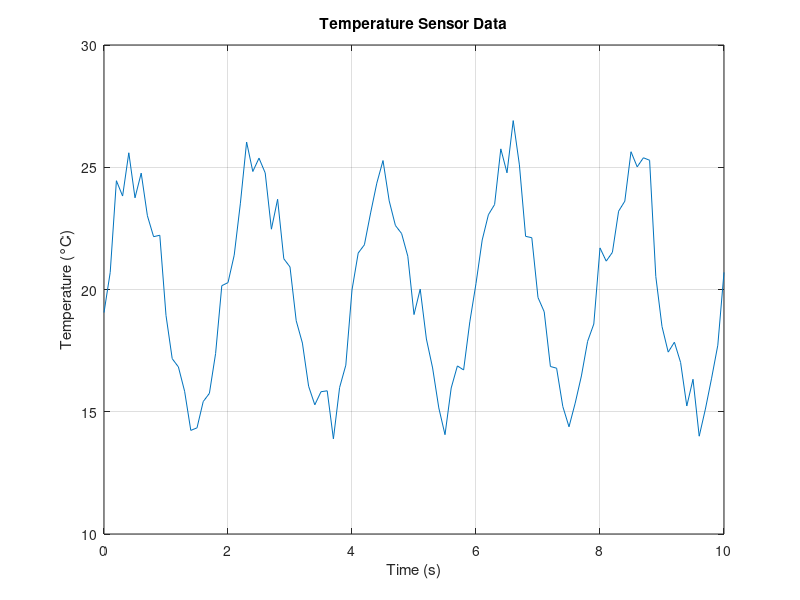
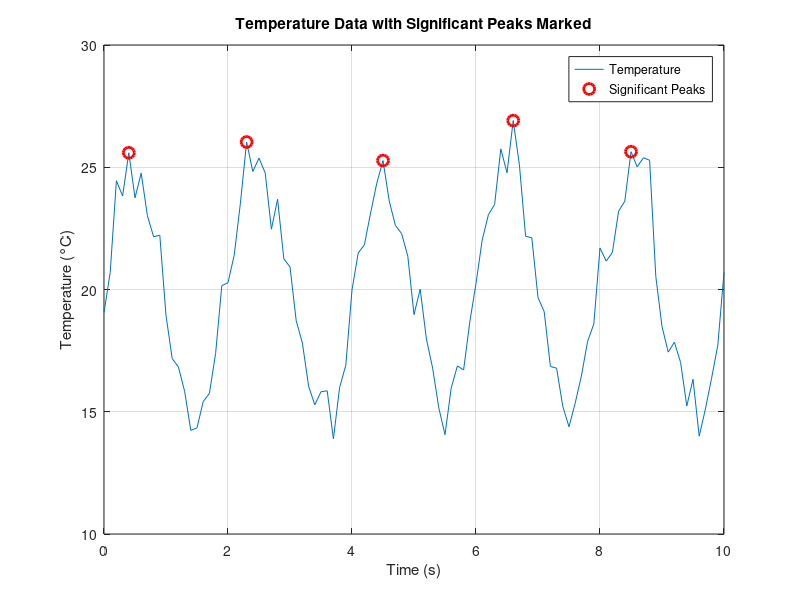

The MATLAB script that drew these images, in order: (Note: this script raises an error after producing the figures.)
%% Class 22: GPP - SOLUTION KEY
%
% Instructions: Complete the following problems by writing your code
% in the indicated sections. Test each section before moving on.


%% =========================================================================
%% PROBLEM 1: Signal Processing - Finding Peaks in Noisy Data (12 minutes)
%% =========================================================================
% A sensor records temperature fluctuations over time. Your goal is to
% identify significant temperature spikes.

% Given data (copy and run this):
time = 0:0.1:10;  % Time in seconds
temperature = 20 + 5*sin(2*pi*0.5*time) + randn(size(time));  % Temperature in Celsius

% Part A (3 pts): Plot the temperature data vs. time
% Add appropriate labels and title

% SOLUTION:
figure;
plot(time, temperature);
xlabel('Time (s)');
ylabel('Temperature (°C)');
title('Temperature Sensor Data');
grid on;


% Part B (4 pts): Use findpeaks() to find ALL peaks in the temperature data
% (A peak is any local maximum - a point higher than its immediate neighbors)
% Store the peak values in a variable called 'peaks'
% Store the peak locations in a variable called 'locations'
% Display how many peaks were found using fprintf

% SOLUTION:
[peaks, locations] = findpeaks(temperature);
fprintf('Number of peaks found: %d\n', length(peaks));


% Part C (5 pts): Now find only SIGNIFICANT peaks using these criteria:
%   - Minimum peak height: 23°C
%   - Minimum distance between peaks: 10 samples
% Plot the original data AND mark the significant peaks with red circles
% Display how many significant peaks were found
% (HINT: use hold on and plot time(locations), peaks, 'ro')

% SOLUTION:
[peaks, locations] = findpeaks(temperature, 'MinPeakHeight', 23, 'MinPeakDistance', 10);
fprintf('Number of significant peaks found: %d\n', length(peaks));

figure;
plot(time, temperature);
hold on;
plot(time(locations), peaks, 'ro', 'MarkerSize', 8, 'LineWidth', 2);
xlabel('Time (s)');
ylabel('Temperature (°C)');
title('Temperature Data with Significant Peaks Marked');
legend('Temperature', 'Significant Peaks');
grid on;
hold off;


%% =========================================================================
%% PROBLEM 2: Statistics - Analyzing Heart Rate Data (15 minutes)
%% =========================================================================
% You collected heart rate data from 20 subjects under two conditions:
% resting and after exercise.

% Given data (copy and run this):
restingHR = [72, 68, 75, 70, 73, 69, 71, 74, 68, 72, 70, 73, 71, 69, 72, 74, 70, 68, 71, 73];
exerciseHR = [145, 138, 152, 141, 148, 136, 143, 150, 139, 145, 142, 147, 144, 137, 146, 151, 140, 138, 143, 148];

% Part A (3 pts): Create a histogram of the resting heart rate data
% Include appropriate axis labels and title

% SOLUTION:
figure;
histogram(restingHR);
xlabel('Heart Rate (bpm)');
ylabel('Frequency');
title('Distribution of Resting Heart Rate');
grid on;


% Part B (4 pts): Calculate and display the following statistics for BOTH conditions:
%   - Mean
%   - Median
%   - Standard deviation
% Format: "Resting - Mean: XX.X, Median: XX.X, Std: XX.X"

% SOLUTION:
restingMean = mean(restingHR);
restingMedian = median(restingHR);
restingStd = std(restingHR);

exerciseMean = mean(exerciseHR);
exerciseMedian = median(exerciseHR);
exerciseStd = std(exerciseHR);

fprintf('Resting - Mean: %.1f, Median: %.1f, Std: %.1f\n', ...
    restingMean, restingMedian, restingStd);
fprintf('Exercise - Mean: %.1f, Median: %.1f, Std: %.1f\n', ...
    exerciseMean, exerciseMedian, exerciseStd);


% Part C (5 pts): Create a box plot to compare the two conditions
% HINT: You need to combine the data and create group labels
%   combinedData = [restingHR, exerciseHR]';
%   groups = [ones(1,20), 2*ones(1,20)]';
% Label the x-axis categories as 'Resting' and 'Exercise'
% Add appropriate y-axis label and title

% SOLUTION:
combinedData = [restingHR, exerciseHR]';
groups = [ones(1,20), 2*ones(1,20)]';

figure;
boxchart(groups, combinedData);
xticklabels({'Resting', 'Exercise'});
ylabel('Heart Rate (bpm)');
title('Comparison of Resting vs. Exercise Heart Rate');
grid on;


% Part D (3 pts): Perform a two-sample t-test to determine if the heart rates
% are significantly different between conditions
% Display a message: "Heart rates are significantly different" or
%                   "No significant difference detected"

% SOLUTION:
h = ttest2(restingHR, exerciseHR);

if h == 1
    disp('Heart rates are significantly different');
else
    disp('No significant difference detected');
end


%% =========================================================================
%% PROBLEM 3: Signal Processing - ECG Peak Detection (12 minutes)
%% =========================================================================
% This problem simulates what you'll do in your course project.
% You have a simplified ECG signal and need to detect heartbeats.

% Given data (copy and run this):
t = 0:0.001:5;  % 5 seconds of data
ecg = sin(2*pi*1.2*t) + 0.3*sin(2*pi*2.4*t) + 0.2*randn(size(t));  % Simulated ECG

% Part A (4 pts): Plot the ECG signal
% Label axes as 'Time (s)' and 'Voltage (mV)'

% SOLUTION:
figure;
plot(t, ecg);
xlabel('Time (s)');
ylabel('Voltage (mV)');
title('Simulated ECG Signal');
grid on;


% Part B (5 pts): Use findpeaks() to detect R-peaks (heartbeats) with these criteria:
%   - Minimum peak height: 0.5 mV
%   - Minimum peak distance: 400 samples (to avoid detecting the same beat twice)
% Store results in variables: peakVoltages and peakLocations

% SOLUTION:
[peakVoltages, peakLocations] = findpeaks(ecg, 'MinPeakHeight', 0.5, 'MinPeakDistance', 400);

% Optional: Plot ECG with detected peaks marked
figure;
plot(t, ecg);
hold on;
plot(t(peakLocations), peakVoltages, 'ro', 'MarkerSize', 8, 'LineWidth', 2);
xlabel('Time (s)');
ylabel('Voltage (mV)');
title('ECG Signal with Detected R-Peaks');
legend('ECG Signal', 'R-Peaks');
grid on;
hold off;


% Part C (3 pts): Calculate and display the heart rate in beats per minute (bpm)
% HINT: Count the number of peaks, divide by total time in minutes
%       Heart rate = (number of peaks / total time in minutes)

% SOLUTION:
numBeats = length(peakVoltages);
totalTimeMinutes = max(t) / 60;
heartRate = numBeats / totalTimeMinutes;

fprintf('Heart rate: %.1f bpm\n', heartRate);


%% =========================================================================
%% PROBLEM 4: Optimization - Minimizing a Cost Function (11 minutes)
%% =========================================================================
% A company's profit function is: P(x) = -2x^2 + 20x - 30
% where x is the number of units produced (in thousands)

% Part A (3 pts): Create an anonymous function for the COST (negative profit)
% Name it: costFunction
% HINT: To minimize profit, we maximize cost, so cost = -P(x) = 2x^2 - 20x + 30

% SOLUTION:
costFunction = @(x) 2*x^2 - 20*x + 30;


% Part B (5 pts): Use fminunc() to find the optimal production level
% - Start with an initial guess of x0 = 0
% - Store the optimal x value in: optimalProduction
% - Store the minimum cost in: minCost
% HINT: [optimalProduction, minCost] = fminunc(costFunction, x0);

% SOLUTION:
x0 = 0;
options = optimoptions('fminunc', 'Display', 'off');  % Turn off iteration display
[optimalProduction, minCost] = fminunc(costFunction, x0, options);


% Part C (3 pts): Calculate the maximum profit and display results
% Format: "Optimal production: X.XX thousand units"
%         "Maximum profit: $X.XX"

% SOLUTION:
maxProfit = -minCost;  % Since cost = -profit

fprintf('Optimal production: %.2f thousand units\n', optimalProduction);
fprintf('Maximum profit: $%.2f\n', maxProfit);


%% =========================================================================
%% BONUS CHALLENGE: Combining Multiple Toolboxes (Optional - if time permits)
%% =========================================================================
% Create synthetic ECG data, add noise, detect peaks, and perform statistical analysis

% Part A: Generate a synthetic ECG signal (3 minutes)
% - Time vector: 0 to 10 seconds, 1000 samples per second
% - Signal: 1.5*sin(2*pi*1.5*t) with added noise (0.3*randn)

% SOLUTION:
samplingRate = 1000;  % Hz
t_bonus = 0:1/samplingRate:10;  % 0 to 10 seconds
ecg_bonus = 1.5*sin(2*pi*1.5*t_bonus) + 0.3*randn(size(t_bonus));

figure;
plot(t_bonus, ecg_bonus);
xlabel('Time (s)');
ylabel('Voltage (mV)');
title('Synthetic ECG Signal');
grid on;


% Part B: Detect peaks and calculate inter-beat intervals (4 minutes)
% - Use findpeaks with appropriate parameters
% - Calculate time between consecutive beats (RR intervals)
% HINT: diff(peakLocations) gives you the intervals in samples
%       Convert to seconds by dividing by sampling rate

% SOLUTION:
[pks_bonus, locs_bonus] = findpeaks(ecg_bonus, 'MinPeakHeight', 1.0, ...
    'MinPeakDistance', 400);

% Calculate RR intervals
rrIntervalsSamples = diff(locs_bonus);
rrIntervalsSeconds = rrIntervalsSamples / samplingRate;

fprintf('Number of heartbeats detected: %d\n', length(pks_bonus));
fprintf('Mean RR interval: %.3f seconds\n', mean(rrIntervalsSeconds));


% Part C: Statistical analysis of heart rate variability (3 minutes)
% - Calculate mean and standard deviation of RR intervals
% - Create a histogram of RR intervals

% SOLUTION:
meanRR = mean(rrIntervalsSeconds);
stdRR = std(rrIntervalsSeconds);

fprintf('RR Interval Statistics:\n');
fprintf('  Mean: %.3f s\n', meanRR);
fprintf('  Std Dev: %.3f s\n', stdRR);

figure;
histogram(rrIntervalsSeconds);
xlabel('RR Interval (s)');
ylabel('Frequency');
title('Distribution of RR Intervals (Heart Rate Variability)');
grid on;

% Calculate average heart rate from RR intervals
avgHeartRate = 60 / meanRR;  % Convert from seconds to bpm
fprintf('Average heart rate: %.1f bpm\n', avgHeartRate);
